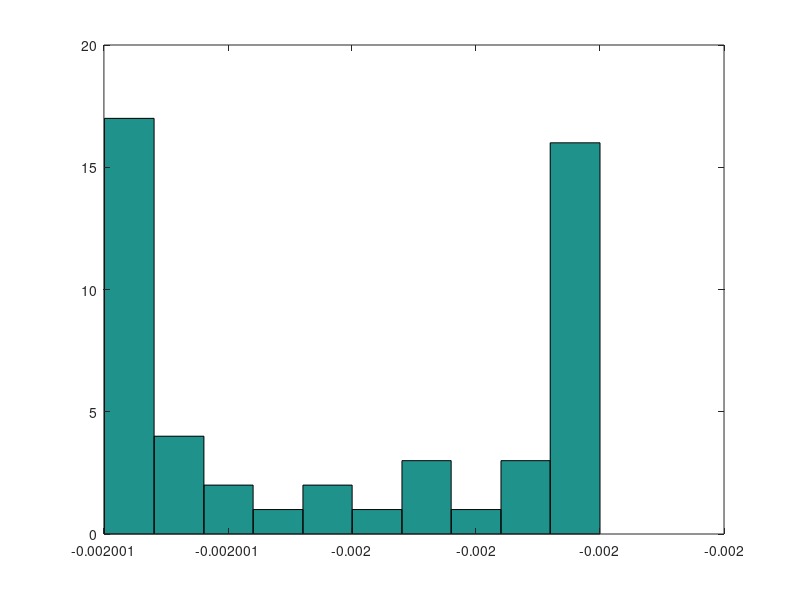
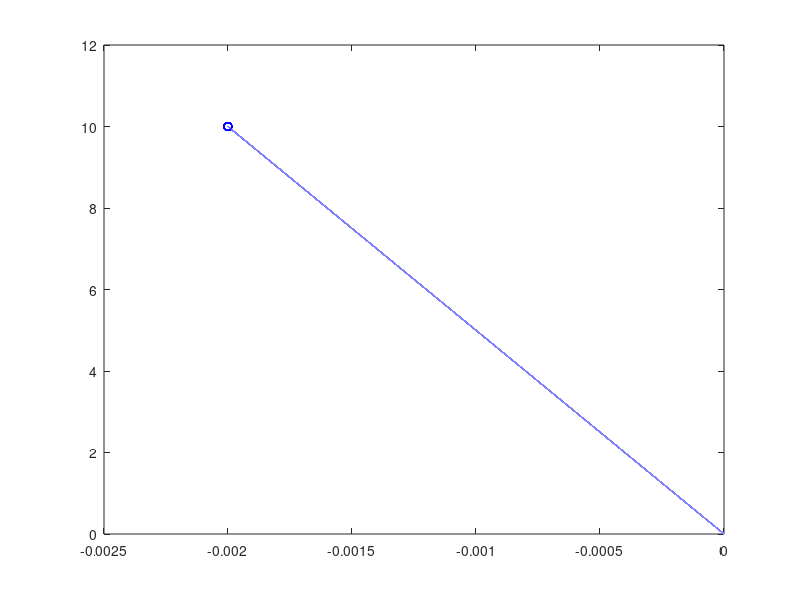

MATLAB code to generate these figures, in order:
N = 50;

% Switching
th = 10;
u = 50;
g = 0.1;
n = 10;
m = 100;
K = random('logn',log(50),0.1*log(50),N,1);

a  = 1 - m*u + (K.^n)./(K.^n+u.^n);
ts = log(a./(a-g*th))/g;

figure(1); hist(ts)

% Censoring
tc = random('logn',log(10),0.1*log(50),N,1);

% indicator
s = find(ts <= tc);
c = find(tc <  ts);

% plot
figure(2); hold off;
for i = s(:)'
    [T,X] = ode45(@(t,x) 1 - m*u + (K(i)^n)./(K(i)^n+u^n) - g*x,[0,ts(i)],0);
    plot(T,X,'-','color',[0.5,0.5,1]); hold on;
    plot(ts(i),th,'bo');
end


